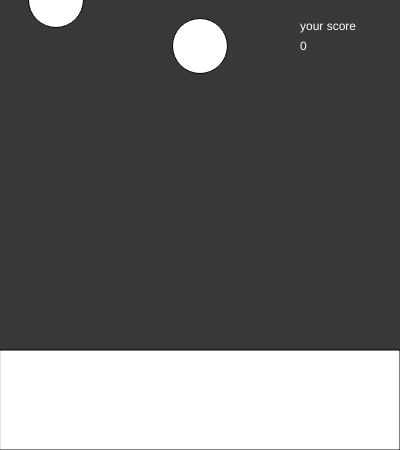
Frame 1 (no input)
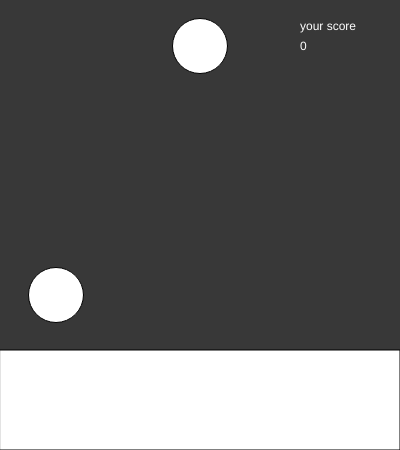
Frame 60 (no input)
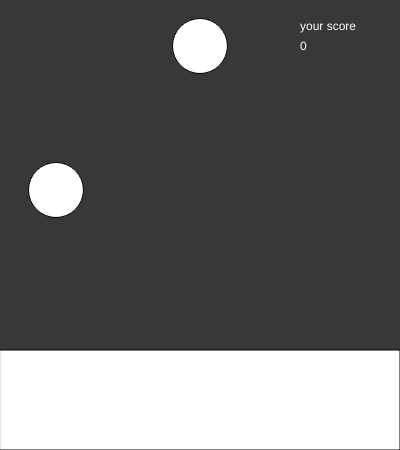
Frame 120 (the mouse pressed at the canvas centre since frame 60)

The p5.js sketch that drew these frames (run headless with seeded random() and noise() and a simulated clock; from frame 60 on, the mouse is pressed at the canvas centre):

// p5.js sketch
// ── sketch.js
var bs=0
var ba = 0;
var score = 0;
function setup() {
  createCanvas(400, 450);
}

function draw() {
  background(56);
  rect(0, 350, 400, 100);
ellipse(200, 46, 55, 55);


  ellipse(56, ba, 55, 55);
  ba = ba + 5;

  if (ba > 400) {
    ba = 0;
  }

  fill(600, 600);
  text("your score", 300, 30);
  text(score, 300, 50);
}
function keyPressed() {
  if (key == "a" && ba > 350) {
    score = score + 5;
  }
}
